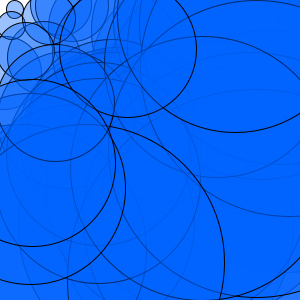
Frame 1 (no input)
Frame 60 (the mouse pressed at the canvas centre just before this capture): identical to frame 1, image omitted
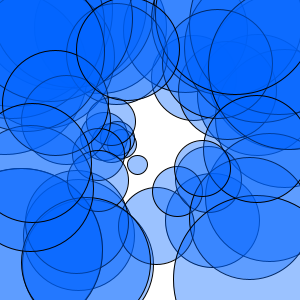
Frame 120 (the mouse held since frame 60 and released just before this capture)

The Processing sketch that drew these frames (run headless with seeded random() and noise(); from frame 60 on, the mouse is pressed at the canvas centre):

// Processing sketch: processing_22182
// ── processing_22182.pde

// Just like we can have as many variables as we like, we can also
// have many arrays!  For instance, we could have a second array to 
// store the "y" coordinate for each circle..  

// The (x, y) coordinate pair for a circle simply shares the same 
// index in each array!

// You could go crazy and add a color[] array too!...

float x[] = new float[50]; 
float y[] = new float[50];  

void setup() {
  size(300, 300);
  fill(0, 100, 255, 100);
  smooth(); 

  // arrays "know" their size.. we can use their length field instead
  // of hard-coding the size of the array.
  // this is better because if we change the size of the array, we don't
  // need to change the loop!
  for (int i=0; i < x.length; i++) {
    x[i] = random(width);
    y[i] = random(height);
  }
}

void draw() {
  background(255);

  for (int i=0; i < x.length; i++) {
    float dia = dist(x[i], y[i], mouseX, mouseY);
    ellipse(x[i], y[i], dia, dia);
  }
}
